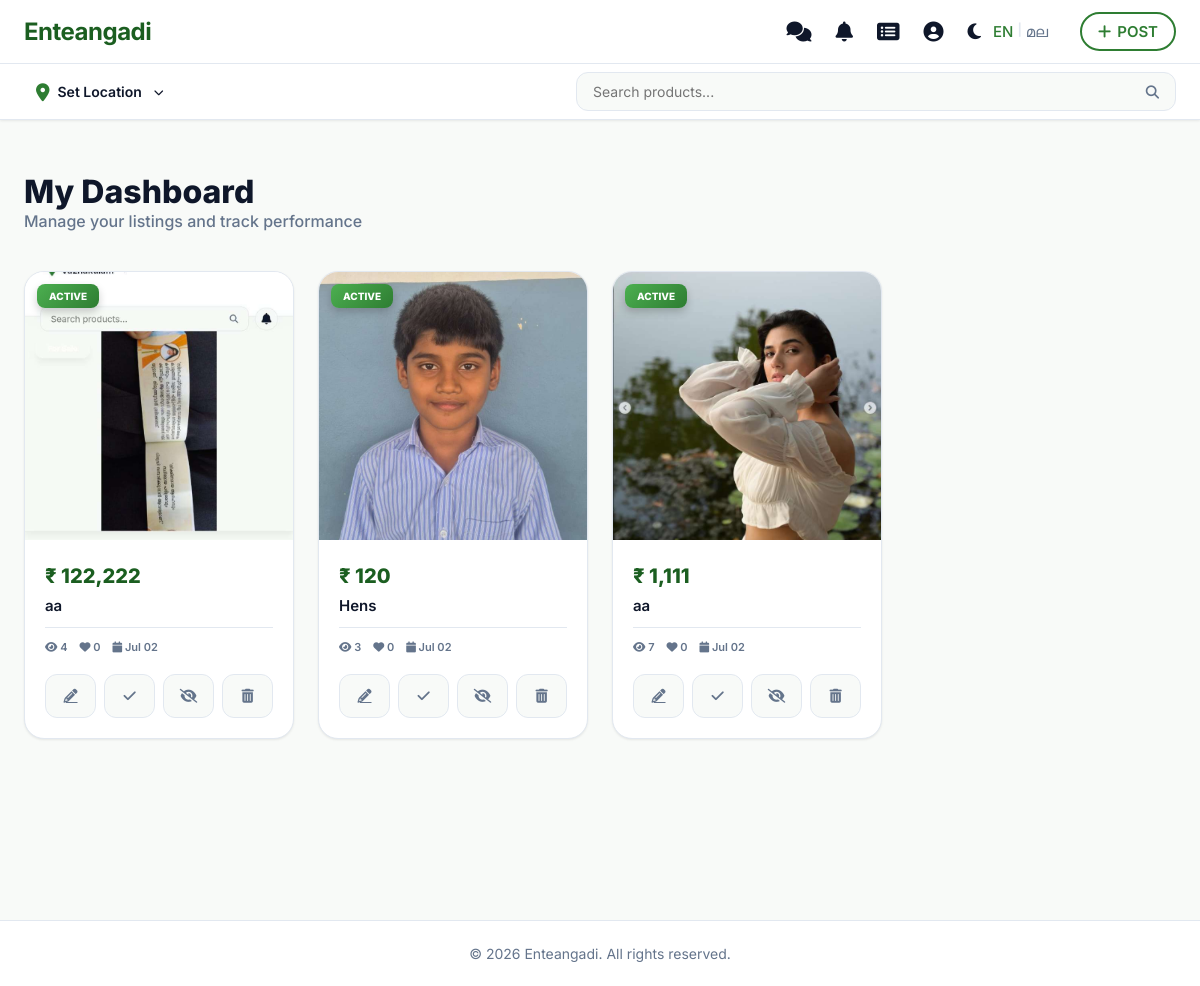
The app's page /user/my_ads.php (signed in) with its own data.
### tables this page shows
CREATE TABLE `products` (
  `id` int(11) NOT NULL AUTO_INCREMENT,
  `unique_id` varchar(20) DEFAULT NULL,
  `user_id` int(11) NOT NULL,
  `category_id` int(11) NOT NULL,
  `title` varchar(255) NOT NULL,
  `description` text DEFAULT NULL,
  `price` decimal(10,2) NOT NULL,
  `type` enum('sell','buy','rent') DEFAULT 'sell',
  `expiry_date` date DEFAULT NULL,
  `whatsapp_number` varchar(20) DEFAULT NULL,
  `phone_number` varchar(20) DEFAULT NULL,
  `location_name` varchar(255) DEFAULT NULL,
  `latitude` decimal(10,8) DEFAULT NULL,
  `longitude` decimal(11,8) DEFAULT NULL,
  `status` enum('active','deleted','sold','expired','pending','inactive') DEFAULT 'active',
  `status_reason` text DEFAULT NULL,
  `is_verified` tinyint(1) DEFAULT 0,
  `is_notified` tinyint(1) DEFAULT 0,
  `views` int(11) DEFAULT 0,
  `created_at` timestamp NOT NULL DEFAULT current_timestamp(),
  `updated_at` timestamp NOT NULL DEFAULT current_timestamp() ON UPDATE current_timestamp(),
  PRIMARY KEY (`id`),
  UNIQUE KEY `unique_id` (`unique_id`),
  KEY `user_id` (`user_id`),
  KEY `category_id` (`category_id`),
  KEY `idx_products_status_created` (`status`,`created_at`),
  CONSTRAINT `products_ibfk_1` FOREIGN KEY (`user_id`) REFERENCES `users` (`id`) ON DELETE CASCADE,
  CONSTRAINT `products_ibfk_2` FOREIGN KEY (`category_id`) REFERENCES `categories` (`id`) ON DELETE CASCADE
);

### includes/helpers.php (called while the page is built, shortened)
<?php
if (!function_exists('__')) {
    function __($key)
    {
        static $translations = null;
        if ($translations === null) {
            $lang = $_SESSION['lang'] ?? 'en';
            $lang_file = __DIR__ . "/lang/{$lang}.php";
            if (file_exists($lang_file)) {
                $translations = require $lang_file;
            } else {
                $translations = [];
            }
        }
        return $translations[$key] ?? $key;
    }
}

### includes/lang/en.php (called while the page is built)
<?php
return [
    'app_name' => 'Enteangadi',
    'tagline' => 'Your Local Marketplace',
    'browse_categories' => 'Browse Categories',
    'fresh_recommendations' => 'Fresh Recommendations',
    'search_placeholder' => 'Search products...',
    'post_ad' => 'POST',
    'login' => 'Login',
    'sign_up' => 'Sign Up',
    'set_location' => 'Set Location',
    'wanted' => 'Wanted',
    'for_sale' => 'For Sale',
    'expires_today' => 'Expires Today',
    'expiring_soon' => 'Expiring Soon',
    'no_products' => 'No products found',
    'be_the_first' => 'Be the first one to post an ad on Enteangadi!',
    'post_an_ad' => 'Post an Ad',
    'login_to_post' => 'Login to Post',
    'distance_away' => 'km away',
    'profile' => 'Profile',
    'account_management' => 'Account Management',
    'my_dashboard' => 'My Dashboard & Ads',
    'saved_favorites' => 'Saved Favorites',
    'messages' => 'Messages',
    'account_settings' => 'Account Settings',
    'help_support' => 'Help & Support',
    'logout' => 'Logout',
    'live_ads' => 'Live Ads',
    'sold_items' => 'Sold Items',
    'wishlist' => 'Wishlist',
    'settings' => 'Settings',
    'change_password' => 'Change Password',
    'logout_all_devices' => 'Logout from all devices',
    'delete_account' => 'Delete Account',
    'current_password' => 'Current Password',
    'new_password' => 'New Password',
    'confirm_password' => 'Confirm New Password',
    'update_password' => 'Update Password',
    'language' => 'Language',
    'select_language' => 'Select Language'
];

### user/my_ads.php (the view, shortened to what this page needs)
<?php
require_once '../config.php';
$user_id = $_SESSION['user_id'];
$ad_stmt = $pdo->prepare("SELECT p.*, c.name as category_name,
    (SELECT image_path FROM product_images pi WHERE pi.product_id = p.id LIMIT 1) as main_image,
    (SELECT COUNT(*) FROM wishlist w WHERE w.product_id = p.id) as like_count
    FROM products p
    LEFT JOIN categories c ON p.category_id = c.id
    WHERE p.user_id = ? AND p.status != 'permanently_deleted'
    ORDER BY (p.status = 'active') DESC, p.created_at DESC");
$ad_stmt->execute([$user_id]);
$all_ads = $ad_stmt->fetchAll();
require_once '../includes/header.php';
?>
<div class="my-ads-wrapper">
    <div class="container">
        <div class="dashboard-header-premium">
            <div class="header-left">
                <h1>My Dashboard</h1>
                <p>Manage your listings and track performance</p>
            </div>
        </div>
        <?php if (empty($all_ads)): ?>
            <div class="empty-state-premium">
                <div class="empty-illustration">
                    <i class="fa fa-layer-group"></i>
                </div>
                <h3>Your Dashboard is Waiting</h3>
                <p>Start your journey by posting your first advertisement. It's quick, easy, and reaches thousands of
                    buyers.</p>
                <a href="post_ad.php" class="btn-premium-cta">
                    <i class="fa fa-plus-circle"></i> Create New Listing
                </a>
            </div>
        <?php else: ?>
            <div class="my-ads-grid">
                <?php foreach ($all_ads as $ad):
                    $is_active = ($ad['status'] === 'active');
                    ?>
                    <div class="my-ad-card <?= !$is_active ? 'ad-card-dimmed' : '' ?>" style="cursor: pointer;" onclick="if(!event.target.closest('.action-tools-grid') && !event.target.closest('.modal-overlay-premium') && !event.target.closest('#feedbackModal')) window.location.href='../product.php?id=<?= $ad['id'] ?>';">
                        <div class="ad-card-image-box">
                            <?php if ($ad['main_image']): ?>
                                <img src="../<?= htmlspecialchars($ad['main_image']) ?>" alt="<?= htmlspecialchars($ad['title']) ?>"
                                    class="ad-image">
                            <?php else: ?>
                                <div class="ad-image-placeholder"><i class="fa fa-image"></i></div>
                            <?php endif; ?>
                            <div class="ad-status-badge status-<?= $ad['status'] ?>">
                                <?= strtoupper($ad['status']) ?>
                            </div>
                        </div>
                        <div class="ad-card-details">
                            <div class="ad-price">₹ <?= number_format($ad['price'], 0) ?></div>
                            <h3 class="ad-title"><?= htmlspecialchars($ad['title']) ?></h3>
                            <div class="ad-stats-mini">
                                <span><i class="fa fa-eye"></i> <?= number_format($ad['views']) ?></span>
                                <span><i class="fa fa-heart"></i> <?= number_format($ad['like_count']) ?></span>
                                <span><i class="fa fa-calendar"></i> <?= date('M d', strtotime($ad['created_at'])) ?></span>
                            </div>
                            <div class="ad-card-actions-premium">
                                <div class="action-tools-grid">
                                    <?php if ($is_active): ?>
                                        <a href="edit_ad.php?id=<?= $ad['id'] ?>" class="tool-btn edit" title="Edit Listing">
                                            <i class="fa fa-pencil-alt"></i>
                                        </a>
                                        <button onclick="openFeedbackModal(<?= $ad['id'] ?>, 'mark_sold')" class="tool-btn sold"
                                            title="Mark as Sold">
                                            <i class="fa fa-check"></i>
                                        </button>
                                        <form method="POST" style="display:contents;">
                                            <button type="submit" class="tool-btn deactivate" title="Deactivate">
                                                <i class="fa fa-eye-slash"></i>
                                            </button>
                                        </form>
                                    <?php endif; ?>
                                    <button onclick="openFeedbackModal(<?= $ad['id'] ?>, 'delete')" class="tool-btn delete"
                                        title="Delete">
                                        <i class="fa fa-trash-alt"></i>
                                    </button>
                                </div>
                            </div>
                        </div>
                    </div>
                <?php endforeach; ?>
            </div>
        <?php endif; ?>
    </div>
</div>
<?php require_once '../includes/footer.php'; ?>

### includes/header.php (shortened to what this page needs)
<?php
$current_dir = str_replace('\\', '/', dirname($_SERVER['SCRIPT_NAME']));
$base_url = ($current_dir == '/' || $current_dir == '.') ? '' : $current_dir;
if (basename($base_url) == 'user' || basename($base_url) == 'admin' || basename($base_url) == 'guest') {
    $base_url = dirname($base_url);
}
if ($base_url == '/')
    $base_url = '';
require_once __DIR__ . '/helpers.php';
try {
    $stmt = $pdo->query("SELECT * FROM app_settings");
    $settings_raw = $stmt->fetchAll();
    $app_settings = [];
    foreach ($settings_raw as $s) {
        $app_settings[$s['setting_key']] = $s['setting_value'];
    }
} catch (Exception $e) {
    $app_settings = [
        'app_logo' => '',
        'app_tagline' => 'Your Local Marketplace'
    ];
}
?>
<!DOCTYPE html>
<html lang="en">
<head>
    <link rel="stylesheet" href="<?= $base_url ?>/assets/css/style.css?v=1.3">
    <link rel="stylesheet" href="https://cdnjs.cloudflare.com/ajax/libs/font-awesome/6.4.0/css/all.min.css">
</head>
<body>
    <div class="main-sticky-header">
        <header>
            <a href="<?= $base_url ?>/index.php" class="logo">
                <?php if (!empty($app_settings['app_logo'])): ?>
                    <img src="<?= $base_url ?>/<?= htmlspecialchars($app_settings['app_logo']) ?>" alt="Enteangadi"
                        style="max-height: 40px; display: block;">
                <?php else: ?>
                    <?= htmlspecialchars($app_settings['app_name'] ?? 'Enteangadi') ?>
                <?php endif; ?>
            </a>
            <nav class="desktop-nav">
                <?php if (isset($_SESSION['user_id'])): ?>
                    <a href="<?= $base_url ?>/user/inbox.php" title="Inbox"
                        style="position: relative; text-decoration: none; font-size: 20px; color: var(--text-dark); margin-right: 8px;">
                        <i class="fa fa-comments"></i>
                    </a>
                    <div class="notification-wrapper" style="position: relative; margin-right: 8px;">
                        <a href="javascript:void(0)" onclick="toggleNotifications()" title="Notifications"
                            style="text-decoration: none; font-size: 20px; color: var(--text-dark);">
                            <i class="fa fa-bell"></i>
                        </a>
                    </div>
                    <a href="<?= $base_url ?>/user/my_ads.php" title="My Ads"
                        style="font-size: 20px; color: var(--text-dark); margin-right: 8px;"><i
                            class="fa fa-list-alt"></i></a>
                    <a href="<?= $base_url ?>/user/profile.php" title="<?= __('profile') ?>"
                        style="font-size: 20px; color: var(--text-dark); margin-right: 8px;"><i
                            class="fa fa-user-circle"></i></a>
                    <div class="header-controls desktop-only"
                        style="display: flex; align-items: center; gap: 12px; margin-right: 16px;">
                        <button onclick="toggleTheme()" class="theme-toggle-btn" title="Toggle Theme"
                            style="background: transparent; border: none; cursor: pointer; font-size: 18px; color: var(--text-dark); padding: 0;">
                            <i id="theme-icon" class="fa fa-moon"></i>
                        </button>
                        <div class="lang-switcher desktop-nav"
                            style="display: flex; gap: 4px; font-size: 12px; font-weight: 700;">
                            <a href="?lang=en"
                                style="color: <?= ($_SESSION['lang'] ?? 'en') == 'en' ? 'var(--primary-green)' : 'var(--text-muted)' ?>; text-decoration: none;">EN</a>
                            <span style="color: var(--border-color);">|</span>
                            <a href="?lang=ml"
                                style="color: <?= ($_SESSION['lang'] ?? 'en') == 'ml' ? 'var(--primary-green)' : 'var(--text-muted)' ?>; text-decoration: none;">മല</a>
                        </div>
                    </div>
                    <a href="<?= $base_url ?>/user/post_ad.php" class="btn-secondary" title="<?= __('post_ad') ?>"
                        style="display: flex; align-items: center; gap: 6px; padding: 8px 16px; border-radius: 24px;"><i
                            class="fa fa-plus"></i> <?= __('post_ad') ?></a>
                <?php else: ?>
                    <a href="<?= $base_url ?>/login.php" title="Login">Login</a>
                    <a href="<?= $base_url ?>/register.php" class="btn-primary">Sign Up</a>
                <?php endif; ?>
            </nav>
        </header>
        <div class="location-bar">
            <div class="container"
                style="padding: 0 24px; display: flex; align-items: center; justify-content: space-between; height: 100%;">
                <div class="location-display" onclick="document.getElementById('location-modal').style.display='flex'">
                    <i class="fa fa-map-marker-alt"></i>
                    <span id="current-location-text">
                        <?= $_SESSION['user_location']['name'] ?? 'Set Location' ?>
                    </span>
                    <i class="fa fa-chevron-down" style="font-size: 10px; margin-left: 4px;"></i>
                </div>
                <div class="search-container-header" style="display: flex; align-items: center; gap: 10px; flex: 1;">
                    <form action="<?= $base_url ?>/index.php" method="GET" style="display: flex; flex: 1;">
                        <input type="text" name="search" placeholder="<?= __('search_placeholder') ?>"
                            value="<?= htmlspecialchars($_GET['search'] ?? '') ?>">
                        <button type="submit"><i class="fa fa-search"></i></button>
                    </form>
                </div>
            </div>
        </div>
    </div>

### includes/footer.php (shortened to what this page needs)
<footer>
    <div class="container" style="padding: 0;">
        <p>&copy; <?= date('Y') ?> Enteangadi. All rights reserved.</p>
    </div>
</footer>
</body>
</html>

### user/my_ads.php (style rules this page uses)
.my-ads-wrapper { background: var(--background); min-height: 100vh; padding-top: 20px; }
.dashboard-header-premium { display: flex; justify-content: space-between; align-items: center; margin-bottom: 40px; }
.dashboard-header-premium h1 { font-size: 32px; font-weight: 800; color: var(--text-dark); }
.dashboard-header-premium p { color: var(--text-muted); font-weight: 500; }
.my-ads-grid { display: grid; grid-template-columns: repeat(4, 1fr); gap: 24px; margin-top: 20px; }
.my-ad-card { background: var(--white); border-radius: var(--border-radius); overflow: hidden; box-shadow: var(--shadow-sm); transition: all 0.3s ease; border: 1px solid var(--border-color); }
.ad-card-image-box { position: relative; width: 100%; aspect-ratio: 1; }
.ad-image { width: 100%; height: 100%; object-fit: cover; }
.ad-status-badge { position: absolute; top: 12px; left: 12px; padding: 6px 12px; border-radius: 8px; font-size: 10px; font-weight: 800; color: white; box-shadow: 0 4px 8px rgba(0, 0, 0, 0.2); }
.status-active { background: linear-gradient(135deg, #4CAF50 0%, #2E7D32 100%); }
.ad-card-details { padding: 20px; }
.ad-price { font-size: 20px; font-weight: 800; color: var(--primary-green-dark); margin-bottom: 8px; }
.ad-title { font-size: 15px; font-weight: 600; color: var(--text-dark); margin-bottom: 12px; white-space: nowrap; overflow: hidden; text-overflow: ellipsis; }
.ad-stats-mini { display: flex; gap: 12px; font-size: 11px; color: var(--text-muted); font-weight: 600; margin-bottom: 20px; padding-top: 12px; border-top: 1px solid var(--border-color); }
.ad-card-actions-premium { display: flex; flex-direction: column; gap: 12px; margin-top: 15px; }
.action-tools-grid { display: flex; gap: 8px; }
.tool-btn { flex: 1; height: 44px; border-radius: 12px; border: 1px solid var(--border-color); background: var(--background); display: flex; align-items: center; justify-content: center; cursor: pointer; transition: all 0.2s; color: var(--text-muted); font-size: 14px; }

### records on screen
products: shows a picture, status "ACTIVE", price "122,222", title "aa", views "4", like_count "0", created_at "Jul 02"
products: shows a picture, status "ACTIVE", price "120", title "Hens", views "3", like_count "0", created_at "Jul 02"
products: shows a picture, status "ACTIVE", price "1,111", title "aa", views "7", like_count "0", created_at "Jul 02"

### other values on screen
$app_settings['app_name'] "Enteangadi"
__('post_ad') "POST"
$_SESSION['user_location']['name'] "Set Location"
